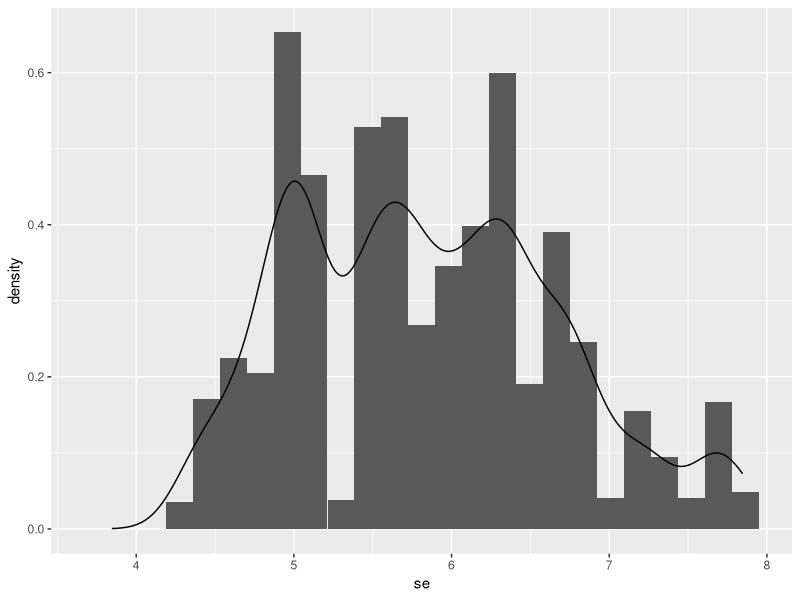
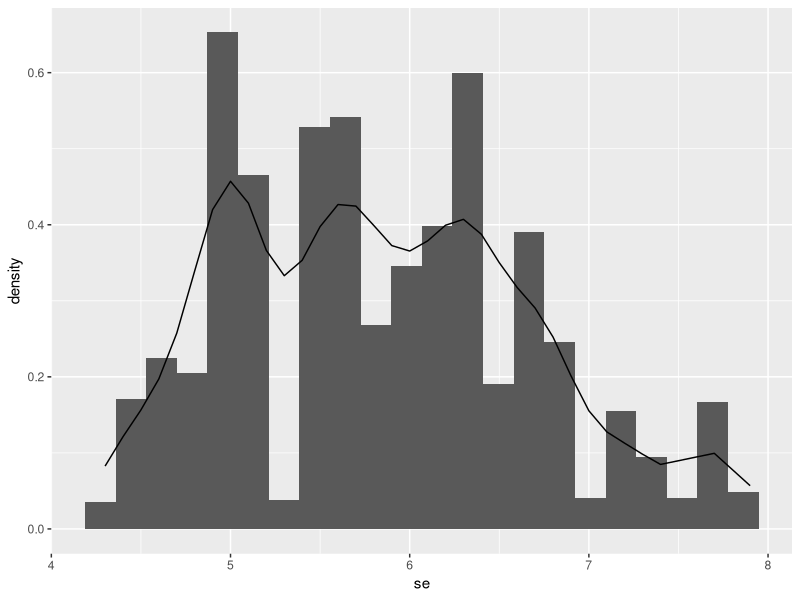
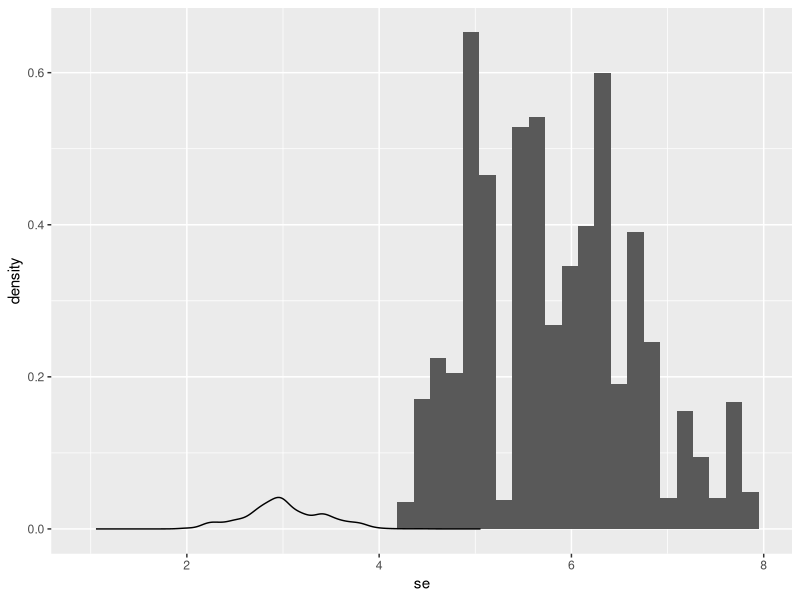
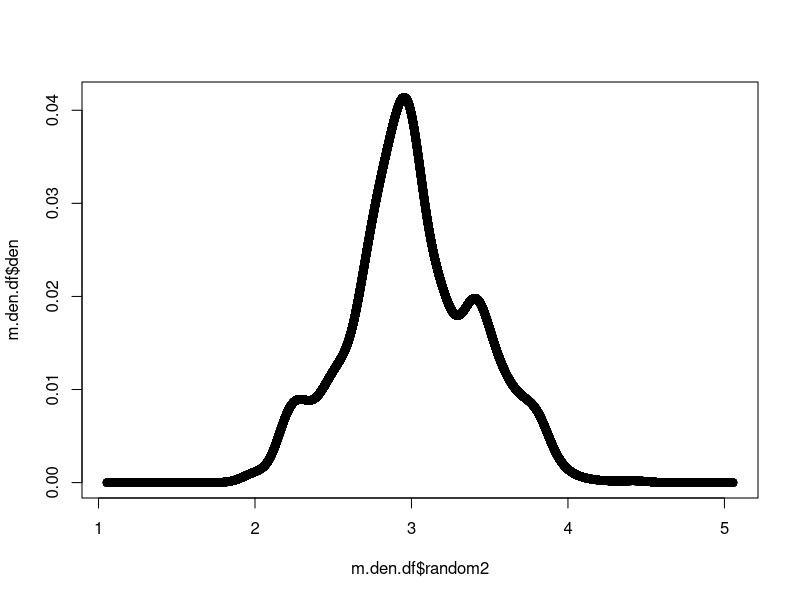
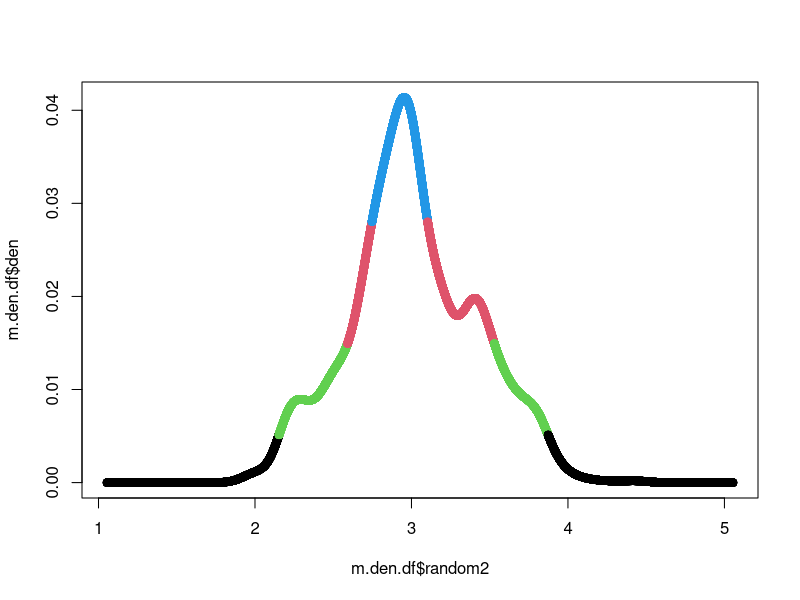
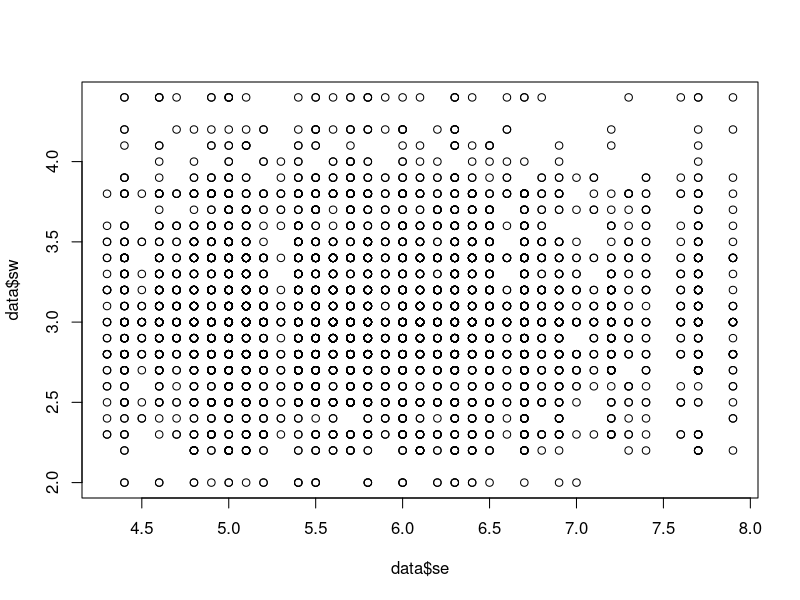
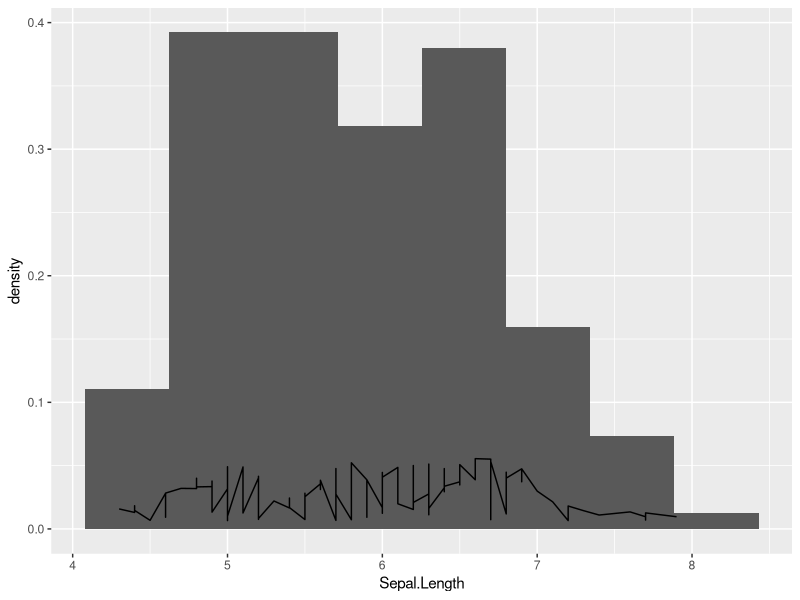
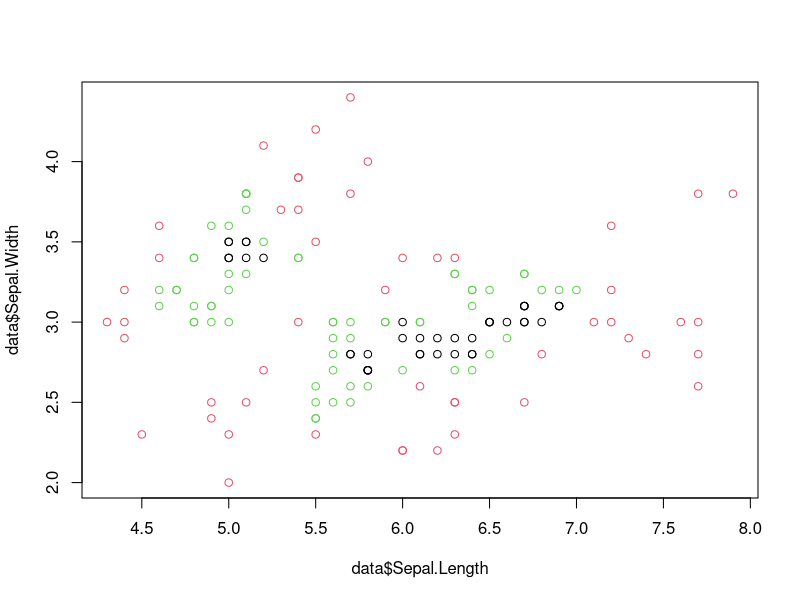

The R script that drew these images, in order:
library("tidyverse")
## KDE practice


data <- iris[,c(1:2)]


# boostrapping data to increase the sample size
data <- data.frame( se = sample(data$Sepal.Length,5000,replace=T) , sw = sample(data$Sepal.Width,5000,replace=T))

#random points is generated

randompt <- seq(mean(data$se)-2, mean(data$se)+2, by=0.0001)
randomptb <- seq(mean(data$sw)-2, mean(data$sw)+2, by=0.0001)
bwidth <- 1.06 * sd(data$se) * nrow(data)^-0.2
bwidthb <- 1.06 * sd(data$sw) * nrow(data)^-0.2
kernel.d <- NULL




#fitting the density
for ( i in 1:length(randompt)){
  term1 <- 1/(sqrt(2*pi))
  term2 <- exp(-0.5 * ( ((randompt[i]-data$se)/bwidth)^2))
  combine <- sum(term1*term2)
  kernel.d[i] <- combine * (1/(nrow(data)*bwidth))
              
}


den.df <- data.frame(random = randompt, den = kernel.d)

ggplot()+geom_histogram(data=data,aes(x=se,y=..density..), binwidth = 3.49 * sd(data$se) * (1/(nrow(data)^0.3333333333)))+
  geom_line(data=den.df, aes(x=random,y=den))


#isntead of randompoints, let's try on the dataset itself
data.k.den <- NULL
for ( i in 1:nrow(data)){
  term1 <- 1/(sqrt(2*pi))
  term2 <- exp(-0.5 * ( ((data$se[i]-data$se)/bwidth)^2))
  combine <- sum(term1*term2)
  data.k.den[i] <- combine * (1/(nrow(data)*bwidth))
  
}

den.df <- data.frame(points = data$se, den = data.k.den)
ggplot()+geom_histogram(data=data,aes(x=se,y=..density..), binwidth = 3.49 * sd(data$se) * (1/(nrow(data)^0.3333333333)))+
  geom_line(data=den.df, aes(x=points,y=den))




#multiplicative kernel
m.kernel.d <- NULL
for ( i in 1:length(randompt)){
  term1 <- 1/(sqrt(2*pi))
  term2.a <- exp(-0.5 * ( ((randompt[i]-data$se)/bwidth)^2))
  term2.b <- exp(-0.5 * ( ((randomptb[i]-data$sw)/bwidthb)^2))
  combine <- sum((term1*term2.a) * (term1*term2.b))
  m.kernel.d[i] <- combine * (1/(nrow(data)*bwidth))
  
}
m.den.df <- data.frame(random = randompt, den = m.kernel.d, random2 = randomptb)
ggplot()+geom_histogram(data=data,aes(x=se,y=..density..), binwidth = 3.49 * sd(data$se) * (1/(nrow(data)^0.3333333333)))+
  geom_line(data=m.den.df, aes(x=random2,y=den))

plot(m.den.df$random2,m.den.df$den)


kmeans.mden <- kmeans(m.den.df$den, centers=4)

m.den.df$cluster <- kmeans.mden$cluster
plot(m.den.df$random2,m.den.df$den, col=m.den.df$cluster)

plot(data$se,data$sw, col=m.den.df$cluster)

# multiplicative kde on the dataset
data <-iris[,c(1,2)]
## sepal length and sepal width
m.kernel.d.act <- NULL
for ( i in 1:nrow(data)){
  term1 <- 1/(sqrt(2*pi))
  term2.a <- exp(-0.5 * ( ((data$Sepal.Length[i]-data$Sepal.Length)/bwidth)^2))
  term2.b <- exp(-0.5 * ( ((data$Sepal.Width[i]-data$Sepal.Width)/bwidthb)^2))
  combine <- sum((term1*term2.a) * (term1*term2.b))
  m.kernel.d.act[i] <- combine * (1/(nrow(data)*bwidth))
  
}
m.kernel.act <- data.frame(se = data$Sepal.Length, sw = data$Sepal.Width, den = m.kernel.d.act)

ggplot()+geom_histogram(data=data,aes(x=Sepal.Length,y=..density..), binwidth = 3.49 * sd(data$Sepal.Length) * (1/(nrow(data)^0.3333333333)))+
  geom_line(data=m.kernel.act, aes(x=se,y=den))

m.kernel.act$cluster <- kmeans(m.kernel.act$den, 3)$cluster

plot(data$Sepal.Length,data$Sepal.Width,col=m.kernel.act$cluster)

data$cluster <- kmeans(data,3)$cluster
plot(data$Sepal.Length,data$Sepal.Width,col=data$cluster)

colnames(m.kernel.act)

# Result dosn't look good
m.kernel.act%>%group_by(cluster)%>%summarize(mean.se = mean(se), mean.sw = mean(sw))
iris%>% group_by(Species)%>%summarize(mean.se = mean(Sepal.Length), mean.sw = mean(Sepal.Width))

## Sepal Length and Petal Lenth
bwidth.pl <- 1.06 * sd(iris$Petal.Length) * nrow(data)^-0.2
m.kernel.d.act <- NULL
for ( i in 1:nrow(data)){
  term1 <- 1/(sqrt(2*pi))
  term2.a <- exp(-0.5 * ( ((data$Sepal.Length[i]-data$Sepal.Length)/bwidth)^2))
  term2.b <- exp(-0.5 * ( ((iris$Petal.Length[i]-iris$Petal.Length)/bwidth.pl)^2))
  combine <- sum((term1*term2.a) * (term1*term2.b))
  m.kernel.d.act[i] <- combine * (1/(nrow(data)*bwidth*bwidth.pl))
  
}
dim(m.kernel.act)
m.kernel.act <- data.frame(se = data$Sepal.Length, pl = iris$Petal.Length, den = m.kernel.d.act)

ggplot()+geom_histogram(data=data,aes(x=Sepal.Length,y=..density..), binwidth = 3.49 * sd(data$Sepal.Length) * (1/(nrow(data)^0.3333333333)))+
  geom_line(data=m.kernel.act, aes(x=se,y=den))

m.kernel.act$cluster <- kmeans(m.kernel.act$den, 3)$cluster

plot(data$Sepal.Length,data$Sepal.Width,col=m.kernel.act$cluster)

data$cluster <- kmeans(data,3)$cluster
plot(data$Sepal.Length,data$Sepal.Width,col=data$cluster)

colnames(m.kernel.act)

# Result dosn't look good
m.kernel.act%>%group_by(cluster)%>%summarize(mean.se = mean(se), mean.pl = mean(pl))
iris%>% group_by(Species)%>%summarize(mean.se = mean(Sepal.Length), mean.pl = mean(Petal.Length))
